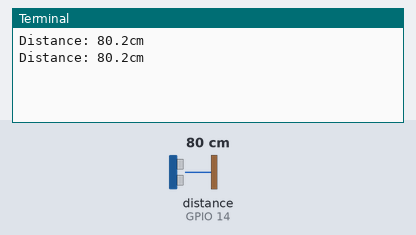
A program run on a simulated Raspberry Pi (BCM pin numbers). On the bench: the last lines printed to the terminal. Inputs (shaded band) come from the test bench; at power-on: distance to the obstacle (sensor on GPIO 14) 80 cm. The echo pulse lasts 58.3 µs per cm; the clock reads 2024-03-15 10:24:30 at power-on unless the program sets it.

Above: at 1.2 s.
1.3 s: distance to the obstacle (sensor on GPIO 14) set to 2 cm
At 2.5 s:
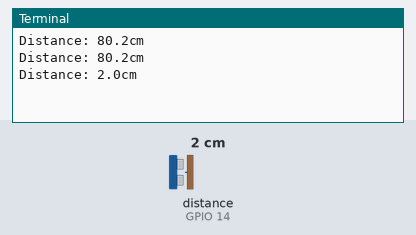
2.8 s: distance to the obstacle (sensor on GPIO 14) set to 4 cm
At 3.3 s:
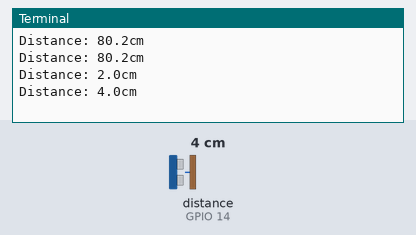
Timing chart, 0 to 5.8 s (numbered marks = the images above; inputs shaded):
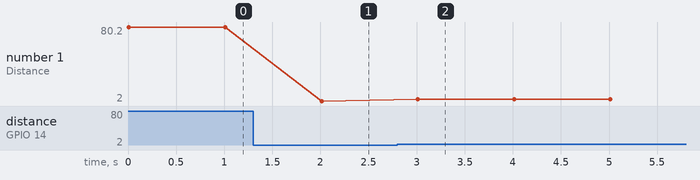

The program:

hrc_demo.py
```python
import RPi.GPIO as GPIO
import time
import sys

trig_pin = 15                           # GPIO 15
echo_pin = 14                           # GPIO 14
speed_of_sound = 34370                  # 20?????(cm/s)

GPIO.setmode(GPIO.BCM)                  # GPIO?BCM??????
GPIO.setwarnings(False)                 # BPIO?????
GPIO.setup(trig_pin, GPIO.OUT)          # Trig?????????
GPIO.setup(echo_pin, GPIO.IN)           # Echo?????????

def get_distance():
    #Trig???10?s??HIGH???????????
    GPIO.output(trig_pin, GPIO.HIGH)
    time.sleep(0.000010)
    GPIO.output(trig_pin, GPIO.LOW)

    while not GPIO.input(echo_pin):
        pass
    t1 = time.time() # ????????Echo???HIGH?????????

    while GPIO.input(echo_pin):
        pass
    t2 = time.time() # ????????Echo???LOW?????????

    return (t2 - t1) * speed_of_sound / 2 # ???????????????


while True: # ??????
    try:
        distance = '{:.1f}'.format(get_distance())  # ???1?????
        print("Distance: " + distance + "cm")       # ??
        time.sleep(1)                               # 1???

    except KeyboardInterrupt:                       # Ctrl + C??????
        GPIO.cleanup()                              # GPIO????
        sys.exit()                                  # ???????
```

Measured:
- after the input at 1.3 s, the terminal: prints a new line after 0.71 s (image 1)
- after the input at 2.8 s, the terminal: prints a new line after 0.21 s (image 2)
- plotted number 1: 80.2 → 2 after the input at 1.3 s, 2 → 4 after the input at 2.8 s
